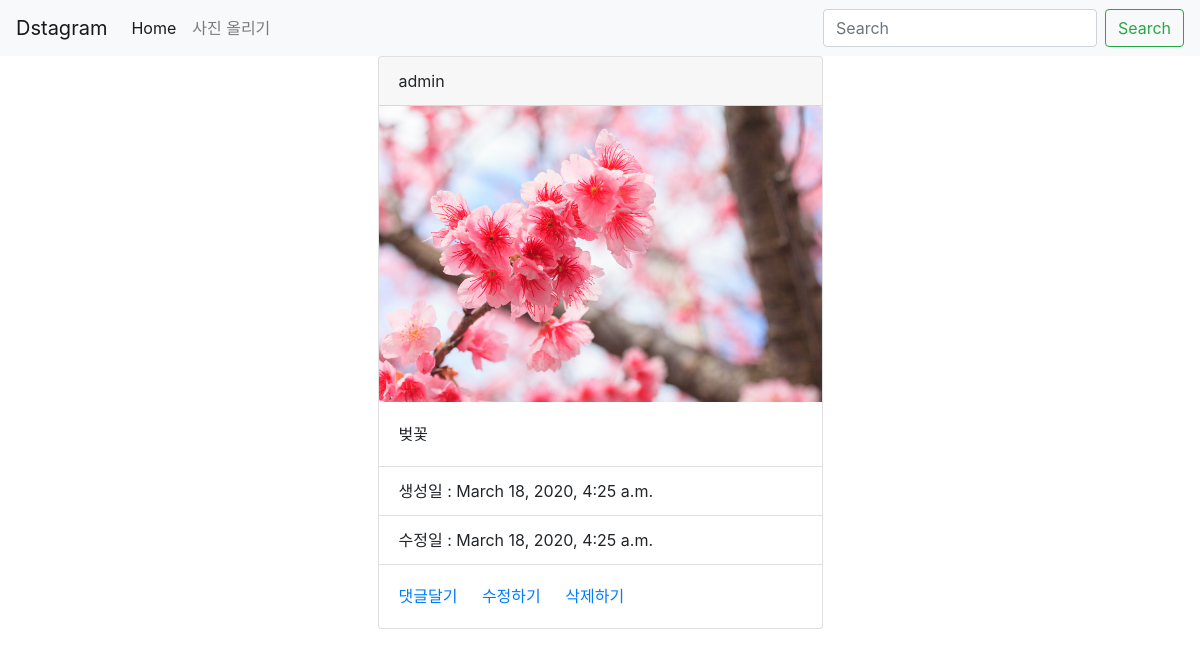
The app's page /, older data.
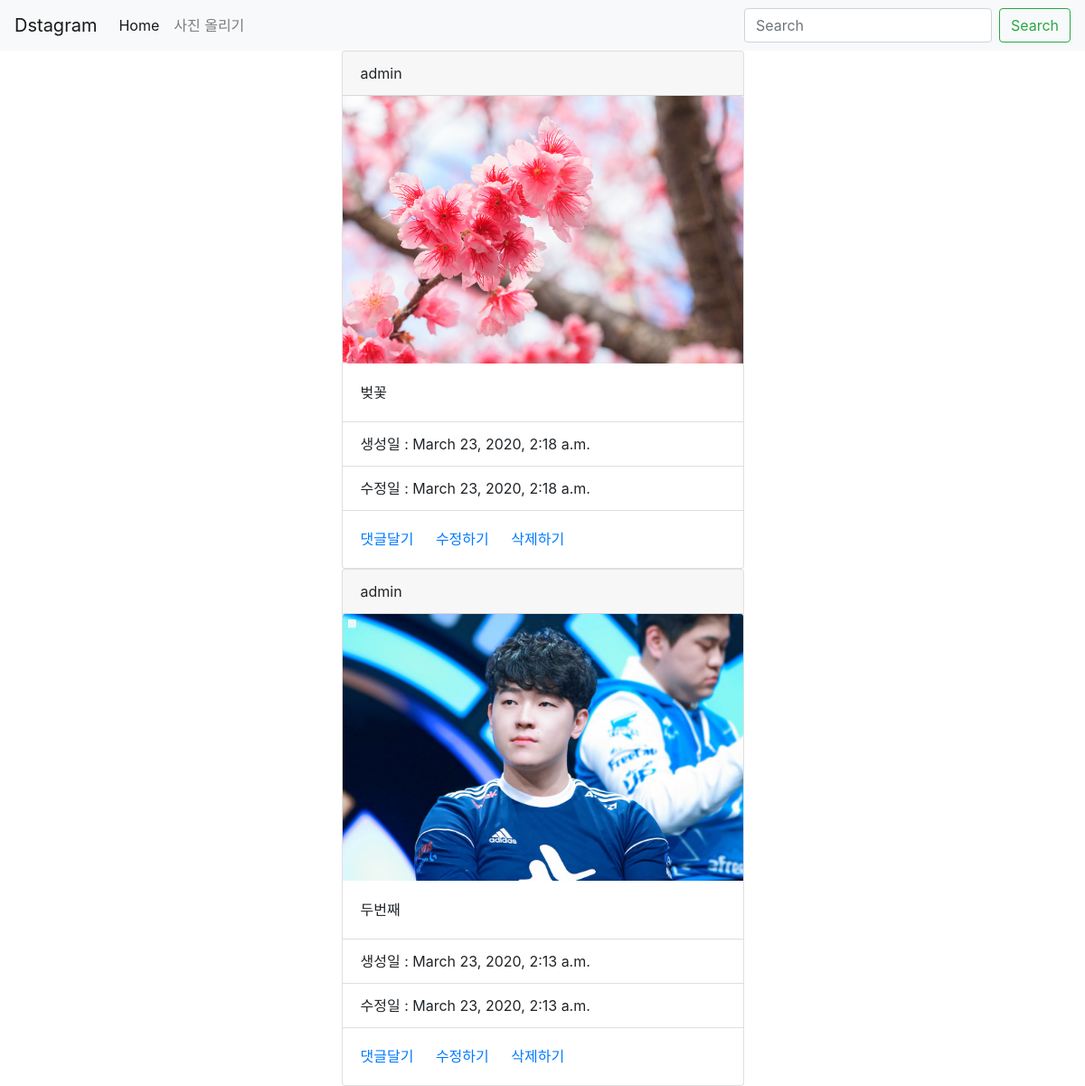
The same page, newer data.
### photo/models.py (models this page shows, shortened)
class Photo(models.Model):
    author = models.ForeignKey(User, on_delete=models.CASCADE, related_name='user')
    text = models.TextField(blank=True)
    image = models.ImageField(upload_to = 'timeline_photo/%Y/%m/%d')
    created = models.DateTimeField(auto_now_add=True)
    updated = models.DateTimeField(auto_now=True)
    class Meta:
        ordering = ['-created']

### photo/views.py (the view)
# urls.py: path("", PhotoList.as_view(), name = 'index'),
class PhotoList(ListView):
    model = Photo
    template_name_suffix = '_list'

### photo/templates/photo/photo_list.html (shortened to what this page needs)
{% extends 'base.html' %}
{% block content %}
<div class='container'>
    <div class="row">
        <div class="col"></div>
        <div class="col-5">
            {% for object in object_list %}
            <div class="card">
                <div class="card-header">
                    {{ object.author }}
                </div>
                <img src=" {{ object.image.url }}" class="card-img-top" alt="...">
                <div class="card-body">
                    <p class="card-text"> {{ object.text }} </p>
                </div>
                <ul class="list-group list-group-flush">
                    <li class="list-group-item">생성일 : {{ object.created }}</li>
                    <li class="list-group-item">수정일 : {{ object.updated }}</li>
                </ul>
                <div class="card-body">
                    <a href="{% url 'photo:detail' object.id %}" class="card-link">댓글달기</a>
                    <a href="{% url 'photo:update' object.id %}" class="card-link">수정하기</a>
                    <a href="{% url 'photo:delete' object.id %}" class="card-link">삭제하기</a>
                </div>
            </div>
            {% endfor %}
        </div>
        <div class = "col"></div>
    </div>
</div>
{% endblock %}

### layout/base.html (shortened to what this page needs)
<!DOCTYPE html>
<html lang = "en">
<head>
    <link rel="stylesheet" href="https://stackpath.bootstrapcdn.com/bootstrap/4.3.1/css/bootstrap.min.css">
</head>
<body>
<nav class="navbar navbar-expand-lg navbar-light bg-light">
    <a class="navbar-brand" href="#">Dstagram</a>
    <div class="collapse navbar-collapse" id="navbarSupportedContent">
      <ul class="navbar-nav mr-auto">
        <li class="nav-item active">
          <a class="nav-link" href="{% url 'photo:index' %}">Home<span class="sr-only">(current)</span></a>
        </li>
        <li class="nav-item">
          <a class="nav-link" href="{% url 'photo:create'%}">사진 올리기</a>
        </li>
      </ul>
      <form class="form-inline my-2 my-lg-0">
        <input class="form-control mr-sm-2" type="search" placeholder="Search" aria-label="Search">
        <button class="btn btn-outline-success my-2 my-sm-0" type="submit">Search</button>
      </form>
    </div>
  </nav>
  {% block content %}
  {% endblock %}
</body>
</html>

Row changes from the older to the newer data that the page shows:
removed Photo: author "admin", image (picture), text "벚꽃", created "March 18, 2020, 4:25 a.m.", updated "March 18, 2020, 4:25 a.m."
added Photo: author "admin", image (picture), text "벚꽃", created "March 23, 2020, 2:18 a.m.", updated "March 23, 2020, 2:18 a.m."
added Photo: author "admin", image (picture), text "두번째", created "March 23, 2020, 2:13 a.m.", updated "March 23, 2020, 2:13 a.m."
